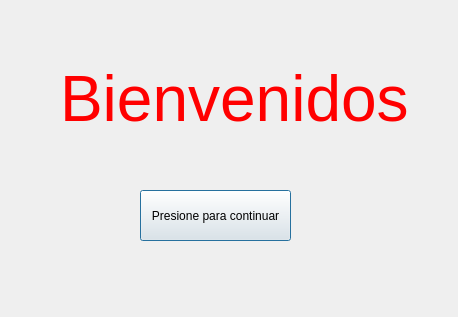
<?xml version="1.0" encoding="UTF-8"?>
<ui version="4.0">
 <class>bienvenidos</class>
 <widget class="QDialog" name="bienvenidos">
  <property name="geometry">
   <rect>
    <x>0</x>
    <y>0</y>
    <width>458</width>
    <height>317</height>
   </rect>
  </property>
  <property name="windowTitle">
   <string>Dialog</string>
  </property>
  <widget class="QPushButton" name="pushButton">
   <property name="geometry">
    <rect>
     <x>140</x>
     <y>190</y>
     <width>151</width>
     <height>51</height>
    </rect>
   </property>
   <property name="text">
    <string>Presione para continuar</string>
   </property>
  </widget>
  <widget class="QLabel" name="label">
   <property name="geometry">
    <rect>
     <x>60</x>
     <y>30</y>
     <width>371</width>
     <height>141</height>
    </rect>
   </property>
   <property name="text">
    <string>&lt;html&gt;&lt;head/&gt;&lt;body&gt;&lt;p&gt;&lt;span style=&quot; font-size:48pt; color:#ff0000;&quot;&gt;Bienvenidos&lt;/span&gt;&lt;/p&gt;&lt;/body&gt;&lt;/html&gt;</string>
   </property>
  </widget>
 </widget>
 <resources/>
 <connections/>
</ui>
